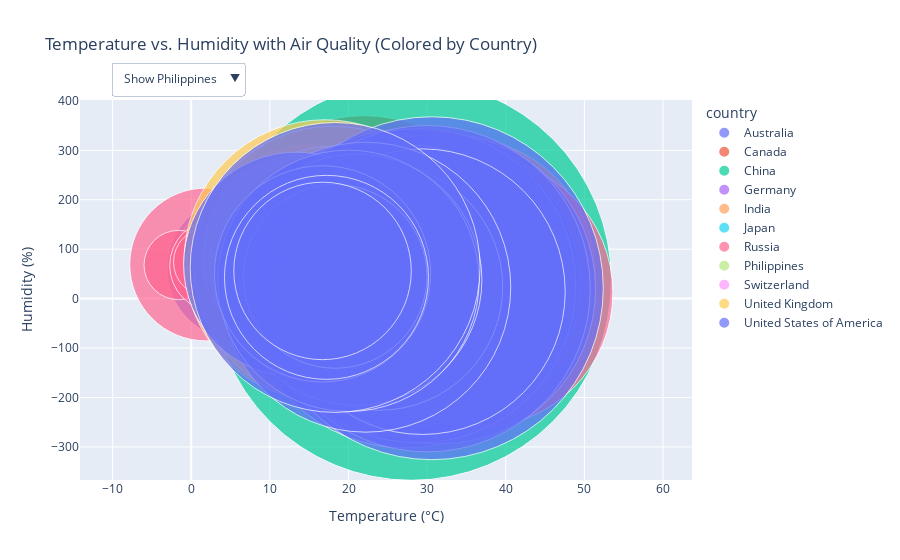

Notebook cell for this chart:
### Code cell
fig = px.scatter(filtered_data, x=temperature_column, y=humidity_column, size=air_quality_column,
                 color=country_column, title="Temperature vs. Humidity with Air Quality (Colored by Country)",
                 labels={temperature_column: "Temperature (°C)", humidity_column: "Humidity (%)", air_quality_column: "Air Quality"},
                 hover_name=filtered_data.index)

fig.update_traces(marker=dict(sizemode='diameter', opacity=0.7))

buttons = []

for country in countries_to_include:
    visibility = [True if row[country_column] == country else False for _, row in filtered_data.iterrows()]
    buttons.append(dict(label=f"Show {country}",
                        method="update",
                        args=[{"visible": visibility}]))

all_visibility = [True] * len(data)
buttons.append(dict(label="Show All",
                    method="update",
                    args=[{"visible": all_visibility}]))
    
fig.update_layout(updatemenus=[dict(type="dropdown",
                                   buttons=buttons,
                                   showactive=True,
                                   x=0.05,
                                   xanchor="left",
                                   y=1.1,
                                   yanchor="top")])

fig.show()

### Figure 1 — Plotly figure (JSON) as saved in the notebook; plotly's stock layout.template omitted (floating-point values rounded to 4 significant figures; data arrays with more than 128 entries replaced by an {"elided": "..."} marker saying what was removed)
{"data": [{"hovertemplate": "<b>%{hovertext}</b><br><br>country=Australia<br>Temperature (°C)=%{x}<br>Humidity (%)=%{y}<br>Air Quality=%{marker.size}<extra></extra>", "hovertext": [8, 203, 398, 593, 788, 982, 1177, 1372, 1567, 1762, 1957, 2152, 2347, 2542, 2737, 2932, 3127, 3322, 3517, 3712, 3906, 4101, 4295, 4490, 4685, 4879, 5073, 5268, 5463, 5658, 5849, 6044], "legendgroup": "Australia", "marker": {"color": "#636efa", "opacity": 0.7, "size": [44, 52.2, 33.6, 20, 29.3, 42.2, 29, 37.2, 18.4, 20, 41.1, 50.1, 12.3, 35.8, 14, 8.9, 3.6, 43.6, 40.4, 33.3, 23.3, 46.5, 56.5, 38.3, 36.1, 31.5, 25.8, 9.8, 27.9, 9.8, 38.6, 19], "sizemode": "diameter", "sizeref": 0.3505, "symbol": "circle"}, "mode": "markers", "name": "Australia", "orientation": "v", "showlegend": true, "type": "scatter", "x": [13, 16, 8, 11, 7, 9, 9, 14, 7, 9, 10, 6, 3, 8, 6, 8, 8, 9, 14, 18, 10, 14, 17, 12, 8, 6, 9, 7, 11, 14, 13, 8], "xaxis": "x", "y": [62, 55, 100, 50, 66, 76, 87, 28, 76, 71, 62, 61, 87, 76, 100, 87, 87, 93, 67, 49, 76, 72, 42, 44, 71, 81, 93, 81, 82, 82, 88, 93], "yaxis": "y"}, {"hovertemplate": "<b>%{hovertext}</b><br><br>country=Canada<br>Temperature (°C)=%{x}<br>Humidity (%)=%{y}<br>Air Quality=%{marker.size}<extra></extra>", "hovertext": [32, 227, 422, 617, 812, 1006, 1201, 1396, 1591, 1786, 1981, 2176, 2371, 2566, 2761, 2956, 3151, 3346, 3541, 3736, 3930, 4125, 4319, 4514, 4709, 4903, 5097, 5292, 5487, 5682, 5873, 6068], "legendgroup": "Canada", "marker": {"color": "#EF553B", "opacity": 0.7, "size": [17.7, 61.5, 31.5, 37.6, 44.4, 103, 27.5, 37.2, 41.5, 64.4, 50.1, 68.7, 44.7, 75.8, 46.5, 73.7, 41.8, 63.7, 52.2, 60.1, 75.1, 26.1, 49.4, 48.6, 40.1, 83.7, 63.7, 52.2, 40.4, 47.2, 62.9, 100.1], "sizemode": "diameter", "sizeref": 0.3505, "symbol": "circle"}, "mode": "markers", "name": "Canada", "orientation": "v", "showlegend": true, "type": "scatter", "x": [11, 20, 16, 20, 21, 22, 26, 27, 29, 31, 26, 19, 22, 20, 22, 19, 14, 16, 20, 21, 22, 20, 18, 17, 20, 21, 20, 24, 20, 17, 19, 21], "xaxis": "x", "y": [100, 88, 77, 53, 64, 73, 70, 70, 75, 59, 70, 73, 50, 73, 57, 88, 72, 63, 43, 49, 53, 68, 60, 52, 46, 56, 60, 54, 49, 55, 46, 53], "yaxis": "y"}, {"hovertemplate": "<b>%{hovertext}</b><br><br>country=China<br>Temperature (°C)=%{x}<br>Humidity (%)=%{y}<br>Air Quality=%{marker.size}<extra></extra>", "hovertext": [36, 231, 426, 621, 816, 1010, 1205, 1400, 1595, 1790, 1985, 2180, 2375, 2570, 2765, 2960, 3155, 3350, 3545, 3740, 3934, 4129, 4323, 4518, 4713, 4907, 5101, 5296, 5491, 5686, 5877, 6072], "legendgroup": "China", "marker": {"color": "#00cc96", "opacity": 0.7, "size": [140.2, 31.5, 0.2, 0, 0, 0, 0.1, 0, 0.1, 0, 0, 3.8, 0, 0, 0.2, 0, 0, 0, 0, 0, 0, 1.7, 0, 0, 0, 0, 0, 0, 0, 0, 0, 0], "sizemode": "diameter", "sizeref": 0.3505, "symbol": "circle"}, "mode": "markers", "name": "China", "orientation": "v", "showlegend": true, "type": "scatter", "x": [28, 29, 21, 21, 21, 22, 23, 25, 24, 23, 24, 20, 20, 21, 17, 15, 19, 16, 17, 21, 17, 17, 14, 13, 16, 15, 16, 13, 14, 17, 10, 13], "xaxis": "x", "y": [37, 43, 94, 88, 94, 100, 100, 94, 100, 100, 100, 100, 100, 100, 77, 100, 94, 100, 94, 88, 100, 83, 88, 94, 88, 94, 82, 94, 100, 94, 82, 82], "yaxis": "y"}, {"hovertemplate": "<b>%{hovertext}</b><br><br>country=Germany<br>Temperature (°C)=%{x}<br>Humidity (%)=%{y}<br>Air Quality=%{marker.size}<extra></extra>", "hovertext": [64, 259, 454, 649, 844, 1038, 1233, 1428, 1623, 1818, 2013, 2208, 2403, 2598, 2793, 2988, 3183, 3378, 3573, 3768, 3962, 4157, 4351, 4546, 4741, 4935, 5129, 5324, 5519, 5714, 5905, 6100], "legendgroup": "Germany", "marker": {"color": "#ab63fa", "opacity": 0.7, "size": [52.9, 48.6, 12.7, 49.4, 20.7, 0.2, 0.1, 1.1, 4.5, 44.7, 78.7, 60.1, 18.1, 0.2, 0, 2.8, 90.8, 31.5, 77.3, 0, 45.4, 62.9, 61.5, 44.4, 61.5, 26.8, 29, 9, 42.2, 50.8, 0, 4.3], "sizemode": "diameter", "sizeref": 0.3505, "symbol": "circle"}, "mode": "markers", "name": "Germany", "orientation": "v", "showlegend": true, "type": "scatter", "x": [16, 14, 14, 12, 12, 15, 13, 15, 15, 17, 17, 18, 17, 17, 17, 20, 21, 10, 14, 15, 18, 18, 16, 16, 19, 15, 11, 11, 14, 16, 17, 16], "xaxis": "x", "y": [82, 94, 88, 88, 94, 88, 88, 88, 94, 83, 72, 73, 77, 77, 83, 73, 43, 87, 82, 88, 77, 88, 59, 72, 73, 88, 82, 87, 88, 94, 83, 88], "yaxis": "y"}, {"hovertemplate": "<b>%{hovertext}</b><br><br>country=India<br>Temperature (°C)=%{x}<br>Humidity (%)=%{y}<br>Air Quality=%{marker.size}<extra></extra>", "hovertext": [77, 272, 467, 662, 857, 1051, 1246, 1441, 1636, 1831, 2026, 2221, 2416, 2611, 2806, 3001, 3196, 3391, 3586, 3781, 3975, 4170, 4364, 4559, 4754, 4948, 5142, 5337, 5532, 5727, 5918, 6113], "legendgroup": "India", "marker": {"color": "#FFA15A", "opacity": 0.7, "size": [95.8, 43.6, 10, 52.2, 44, 65.1, 43.6, 0, 46.5, 0, 44.4, 13.6, 3.9, 8.6, 0, 20.6, 0, 5.4, 31.5, 2.4, 4.2, 26.5, 0, 0, 0.1, 0, 0, 0, 0, 0, 0, 0], "sizemode": "diameter", "sizeref": 0.3505, "symbol": "circle"}, "mode": "markers", "name": "India", "orientation": "v", "showlegend": true, "type": "scatter", "x": [34, 29, 29, 29, 31.3, 28, 28, 28, 29, 28, 27, 25, 24, 25, 26, 28, 33, 30, 28, 26, 25, 28, 30.4, 28, 28, 27, 25, 25, 27, 27, 26, 26], "xaxis": "x", "y": [50, 66, 70, 79, 38, 84, 79, 84, 75, 74, 79, 94, 100, 94, 94, 89, 67, 84, 94, 100, 89, 89, 59, 84, 84, 100, 100, 94, 84, 84, 84, 79], "yaxis": "y"}, {"hovertemplate": "<b>%{hovertext}</b><br><br>country=Japan<br>Temperature (°C)=%{x}<br>Humidity (%)=%{y}<br>Air Quality=%{marker.size}<extra></extra>", "hovertext": [85, 280, 475, 670, 865, 1059, 1254, 1449, 1644, 1839, 2034, 2229, 2424, 2619, 2814, 3009, 3204, 3399, 3594, 3789, 3983, 4178, 4372, 4567, 4762, 4956, 5150, 5345, 5540, 5735, 5926, 6121], "legendgroup": "Japan", "marker": {"color": "#19d3f3", "opacity": 0.7, "size": [37.6, 20.4, 15.9, 13.1, 13.2, 10.6, 15.6, 2.3, 2.4, 4.2, 46.5, 29, 1.3, 1.2, 2.2, 1.5, 0, 1.2, 14, 1.4, 3.1, 1.9, 4.3, 0.8, 1, 2, 55.1, 35.4, 4.1, 0.4, 0.1, 28.3], "sizemode": "diameter", "sizeref": 0.3505, "symbol": "circle"}, "mode": "markers", "name": "Japan", "orientation": "v", "showlegend": true, "type": "scatter", "x": [32, 34, 30, 29, 30, 30, 25, 30, 29, 27, 21, 24, 28, 28, 28, 27, 28, 29, 27, 28, 29, 29, 27, 27, 26, 22, 22, 20, 22, 25, 24, 26], "xaxis": "x", "y": [59, 53, 66, 66, 75, 70, 94, 75, 75, 74, 94, 94, 84, 84, 84, 84, 84, 79, 94, 84, 75, 75, 89, 84, 89, 94, 65, 73, 78, 83, 94, 79], "yaxis": "y"}, {"hovertemplate": "<b>%{hovertext}</b><br><br>country=Russia<br>Temperature (°C)=%{x}<br>Humidity (%)=%{y}<br>Air Quality=%{marker.size}<extra></extra>", "hovertext": [112, 143, 307, 338, 502, 533, 697, 728, 892, 923, 1086, 1117, 1281, 1312, 1476, 1507, 1671, 1702, 1866, 1897, 2061, 2092, 2256, 2287, 2451, 2482, 2646, 2677, 2841, 2872, 3036, 3067, 3231, 3262, 3426, 3457, 3621, 3652, 3816, 3846, 4010, 4041, 4204, 4235, 4399, 4430, 4594, 4625, 4789, 4819, 4983, 5014, 5177, 5208, 5372, 5403, 5567, 5598, 5761, 5791, 5953, 5984, 6148, 6179], "legendgroup": "Russia", "marker": {"color": "#FF6692", "opacity": 0.7, "size": [94.4, 25.8, 25.4, 0, 7.4, 3.3, 9.5, 25.4, 11.6, 0.2, 24.3, 0.3, 13.8, 0, 10.1, 0.5, 16.6, 28.3, 12.3, 35.8, 10.3, 31.8, 15.2, 19, 16.8, 35.4, 20.9, 0, 21.1, 0, 36.5, 0, 36.5, 25, 7.3, 15, 8.1, 8.3, 15, 0, 16.6, 50.8, 13.4, 0, 19.3, 60.8, 10.5, 32.9, 13.8, 57.9, 17.9, 36.5, 39.3, 55.1, 53.6, 59.4, 24.3, 5.7, 32.2, 0, 24, 0, 27.5, 0], "sizemode": "diameter", "sizeref": 0.3505, "symbol": "circle"}, "mode": "markers", "name": "Russia", "orientation": "v", "showlegend": true, "type": "scatter", "x": [36.5, 16, 21.6, 14, 19.7, 13, 14.8, 16, 13.9, 15, 12.6, 14, 12.5, 11, 16.9, 11, 7.2, 14, 10.9, 9, 7.5, 11, 7.8, 10, 5, 11, 7.9, 10, 11, 11, 14, 8, 14.7, 19, 11, 11, 7.7, 13, 8.5, 6, 5.9, 9, 7.9, 10, 9.6, 16, 8.6, 17, 11.5, 14, 8.1, 14, 4.9, 16, 1.9, 19, -1.6, 10, 3.1, 6, 2.1, 7, 4.4, 13], "xaxis": "x", "y": [12, 68, 63, 88, 59, 88, 79, 88, 70, 88, 73, 94, 60, 94, 42, 94, 83, 82, 65, 76, 75, 71, 55, 76, 67, 94, 55, 94, 52, 87, 66, 100, 38, 52, 82, 82, 91, 82, 92, 93, 83, 93, 78, 94, 64, 72, 71, 63, 66, 100, 78, 72, 75, 48, 69, 56, 68, 87, 67, 100, 74, 93, 71, 82], "yaxis": "y"}, {"hovertemplate": "<b>%{hovertext}</b><br><br>country=Philippines<br>Temperature (°C)=%{x}<br>Humidity (%)=%{y}<br>Air Quality=%{marker.size}<extra></extra>", "hovertext": [138, 333, 528, 723, 918, 1112, 1307, 1502, 1697, 1892, 2087, 2282, 2477, 2672, 2867, 3062, 3257, 3452, 3647, 3841, 4036, 4230, 4425, 4620, 4814, 5009, 5203, 5398, 5593, 5786, 5979, 6174], "legendgroup": "Philippines", "marker": {"color": "#B6E880", "opacity": 0.7, "size": [39.7, 47.2, 47.9, 26.5, 31.1, 37.2, 42.2, 47.9, 22.5, 0.3, 1.4, 0.1, 0.7, 2.2, 10, 0, 26.1, 13.6, 1.2, 11, 0.3, 0.2, 0, 0, 0, 0.3, 0.1, 0, 3.9, 0, 0, 0.1], "sizemode": "diameter", "sizeref": 0.3505, "symbol": "circle"}, "mode": "markers", "name": "Philippines", "orientation": "v", "showlegend": true, "type": "scatter", "x": [27, 31, 25, 27, 27, 27, 25, 28, 28, 27, 28, 27, 28, 27, 27, 26, 28, 27, 27, 27, 26, 27, 27, 28, 28, 26, 26, 27, 27, 26, 26, 26], "xaxis": "x", "y": [89, 75, 100, 94, 94, 100, 100, 84, 89, 89, 94, 94, 84, 89, 94, 94, 84, 89, 94, 94, 94, 89, 89, 89, 89, 100, 94, 94, 89, 94, 94, 100], "yaxis": "y"}, {"hovertemplate": "<b>%{hovertext}</b><br><br>country=Switzerland<br>Temperature (°C)=%{x}<br>Humidity (%)=%{y}<br>Air Quality=%{marker.size}<extra></extra>", "hovertext": [169, 364, 559, 754, 949, 1143, 1338, 1533, 1728, 1923, 2118, 2313, 2508, 2703, 2898, 3093, 3288, 3483, 3678, 3872, 4067, 4261, 4456, 4651, 4845, 5039, 5234, 5429, 5624, 5815, 6010, 6205], "legendgroup": "Switzerland", "marker": {"color": "#FF97FF", "opacity": 0.7, "size": [57.2, 28.6, 8.5, 11.8, 0.1, 2.4, 30.8, 47.9, 25.8, 5.4, 2.6, 1.5, 7.6, 3.1, 2.6, 47.9, 51.5, 12.7, 0.9, 4.6, 0.2, 73, 0, 0.1, 61.5, 10.1, 0.2, 4.6, 0.9, 14.8, 7.3, 12], "sizemode": "diameter", "sizeref": 0.3505, "symbol": "circle"}, "mode": "markers", "name": "Switzerland", "orientation": "v", "showlegend": true, "type": "scatter", "x": [14, 10, 13, 15, 14, 14, 14, 15, 16, 17, 18, 17, 16, 17, 16, 19, 21, 14, 16, 15, 17, 15, 12, 16, 13, 13, 11, 8, 10, 11, 12, 11], "xaxis": "x", "y": [77, 100, 88, 88, 88, 94, 94, 94, 94, 94, 94, 94, 94, 88, 94, 78, 69, 100, 94, 94, 88, 100, 100, 94, 100, 72, 94, 93, 94, 94, 94, 100], "yaxis": "y"}, {"hovertemplate": "<b>%{hovertext}</b><br><br>country=United Kingdom<br>Temperature (°C)=%{x}<br>Humidity (%)=%{y}<br>Air Quality=%{marker.size}<extra></extra>", "hovertext": [185, 380, 575, 770, 964, 1159, 1354, 1549, 1744, 1939, 2134, 2329, 2524, 2719, 2914, 3109, 3304, 3499, 3694, 3888, 4083, 4277, 4472, 4667, 4861, 5055, 5250, 5445, 5640, 5831, 6026, 6221], "legendgroup": "United Kingdom", "marker": {"color": "#FECB52", "opacity": 0.7, "size": [57.2, 50.8, 26.8, 5.2, 0, 31.5, 22.7, 98.7, 18.1, 23.6, 0, 0, 0, 54.4, 43.3, 44, 77.3, 0, 41.8, 97.3, 40.4, 50.8, 80.1, 68, 43.3, 47.9, 57.9, 75.1, 15.9, 16.1, 76.5, 60.1], "sizemode": "diameter", "sizeref": 0.3505, "symbol": "circle"}, "mode": "markers", "name": "United Kingdom", "orientation": "v", "showlegend": true, "type": "scatter", "x": [18, 11, 13, 15, 17, 16, 17, 17, 18, 22, 21, 21, 22, 20, 20, 15, 24, 15, 16, 18, 18, 12, 18, 14, 12, 11, 12, 16, 15, 16, 17, 16], "xaxis": "x", "y": [68, 94, 77, 94, 94, 88, 88, 77, 73, 78, 73, 78, 73, 83, 83, 88, 47, 88, 88, 68, 94, 71, 77, 94, 94, 87, 77, 72, 88, 88, 72, 94], "yaxis": "y"}, {"hovertemplate": "<b>%{hovertext}</b><br><br>country=United States of America<br>Temperature (°C)=%{x}<br>Humidity (%)=%{y}<br>Air Quality=%{marker.size}<extra></extra>", "hovertext": [186, 381, 576, 771, 965, 1160, 1355, 1550, 1745, 1940, 2135, 2330, 2525, 2720, 2915, 3110, 3305, 3500, 3695, 3889, 4084, 4278, 4473, 4668, 4862, 5056, 5251, 5446, 5641, 5832, 6027, 6222], "legendgroup": "United States of America", "marker": {"color": "#636efa", "opacity": 0.7, "size": [65.1, 60.1, 73.7, 73, 95.8, 107.3, 87.3, 90.8, 94.4, 111.6, 98.7, 105.9, 105.9, 108.7, 110.2, 94.4, 10.5, 98.7, 114.4, 120.2, 100.1, 86.6, 101.6, 78.7, 77.3, 88, 91.6, 75.8, 101.6, 64.4, 71.5, 62.2], "sizemode": "diameter", "sizeref": 0.3505, "symbol": "circle"}, "mode": "markers", "name": "United States of America", "orientation": "v", "showlegend": true, "type": "scatter", "x": [23.3, 22.2, 26.7, 18.3, 24.4, 30, 28.9, 25, 25.6, 27.2, 25.6, 26.7, 29.4, 31.7, 28.9, 27.2, 10.6, 27.8, 30, 30.6, 29.4, 23.9, 22.2, 13.3, 21.7, 21, 20, 16.7, 18.3, 18.3, 17.2, 16.7], "xaxis": "x", "y": [45, 40, 28, 65, 42, 29, 33, 30, 30, 20, 30, 27, 25, 20, 26, 25, 65, 26, 20, 21, 14, 24, 23, 69, 28, 38, 36, 50, 63, 45, 43, 56], "yaxis": "y"}], "layout": {"legend": {"itemsizing": "constant", "title": {"text": "country"}, "tracegroupgap": 0}, "title": {"text": "Temperature vs. Humidity with Air Quality (Colored by Country)"}, "updatemenus": [{"buttons": [{"args": [{"visible": {"elided": "384 bool values"}}], "label": "Show Philippines", "method": "update"}, {"args": [{"visible": {"elided": "384 bool values"}}], "label": "Show Canada", "method": "update"}, {"args": [{"visible": {"elided": "384 bool values"}}], "label": "Show Germany", "method": "update"}, {"args": [{"visible": {"elided": "384 bool values"}}], "label": "Show China", "method": "update"}, {"args": [{"visible": {"elided": "6231 bool values"}}], "label": "Show All", "method": "update"}], "showactive": true, "type": "dropdown", "x": 0.05, "xanchor": "left", "y": 1.1, "yanchor": "top"}], "xaxis": {"anchor": "y", "domain": [0, 1], "title": {"text": "Temperature (°C)"}}, "yaxis": {"anchor": "x", "domain": [0, 1], "title": {"text": "Humidity (%)"}}}}
